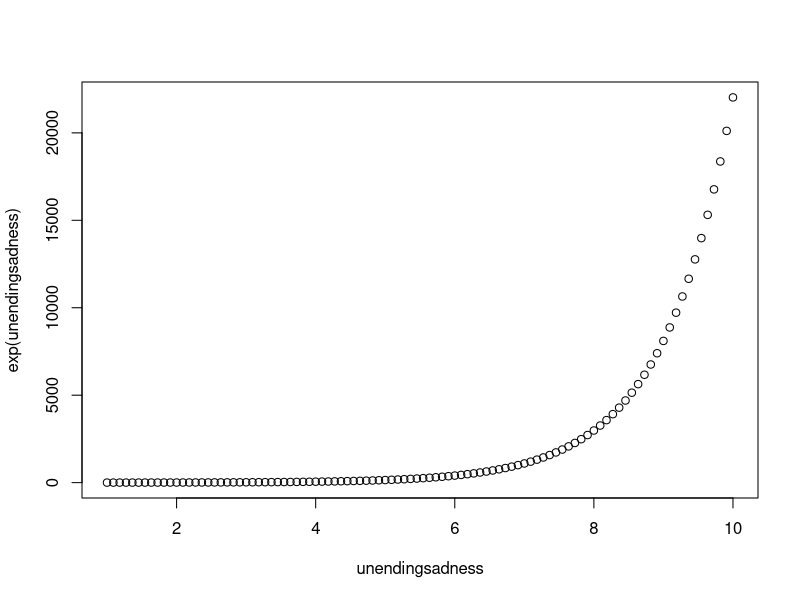
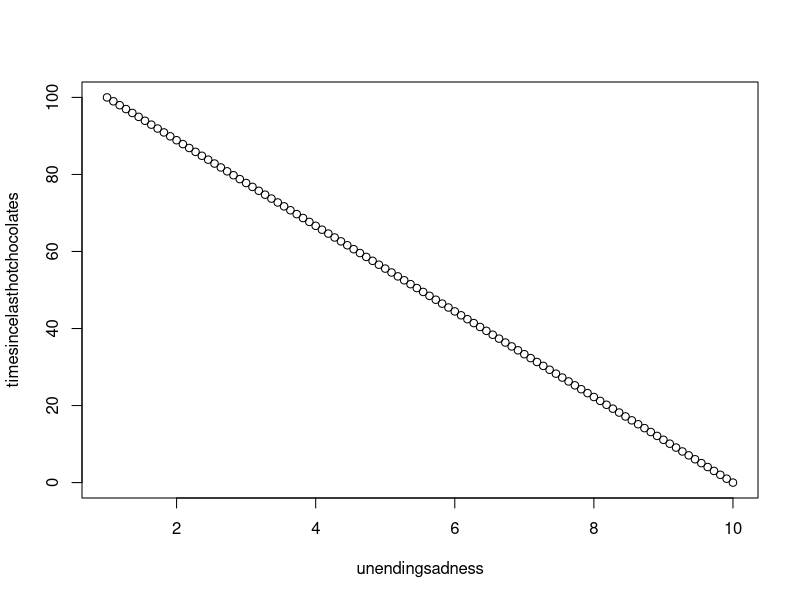
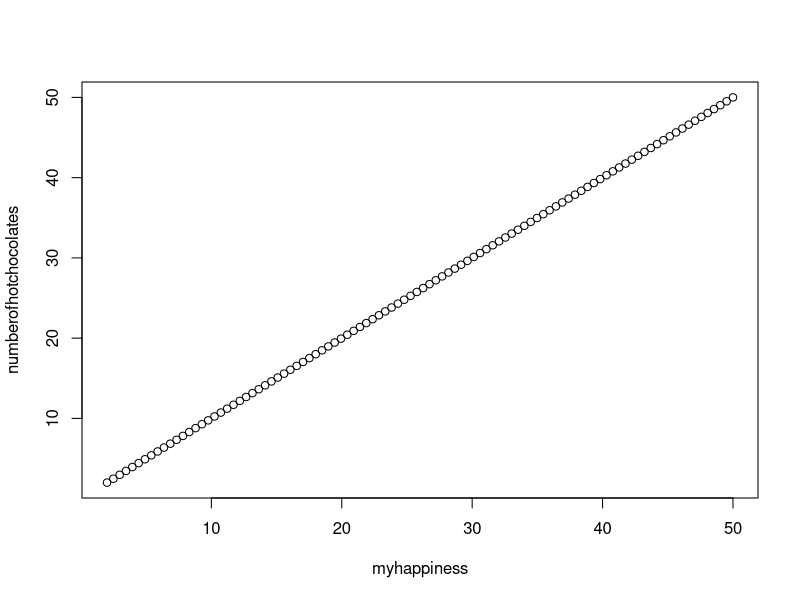

The R script that drew these images, in order:
library(ggplot2)

print(23700187493*524932019740973)
print(34875293475874/294785847)

#*Oh, I just found out adding a * after a # lets you press enter and it carries it to the next line so you can type
#*with fewer interruptions
#*ooh
#*
#*This is much easier
#*
#*
#*Then you just delete it when you need to go back to usual coding
#*
#*
#*
#*
#*

unendingsadness<-seq(from=10, to=1, length=100)
plot(unendingsadness, exp(unendingsadness))

undendingsadness<-seq(0,10, length=100)
timesincelasthotchocolates<-seq(0,100, length=100)
plot(unendingsadness, timesincelasthotchocolates)

myhappiness<-seq(50,2,length=100)
numberofhotchocolates<-seq(50,2,length=100)
plot(myhappiness, numberofhotchocolates)
